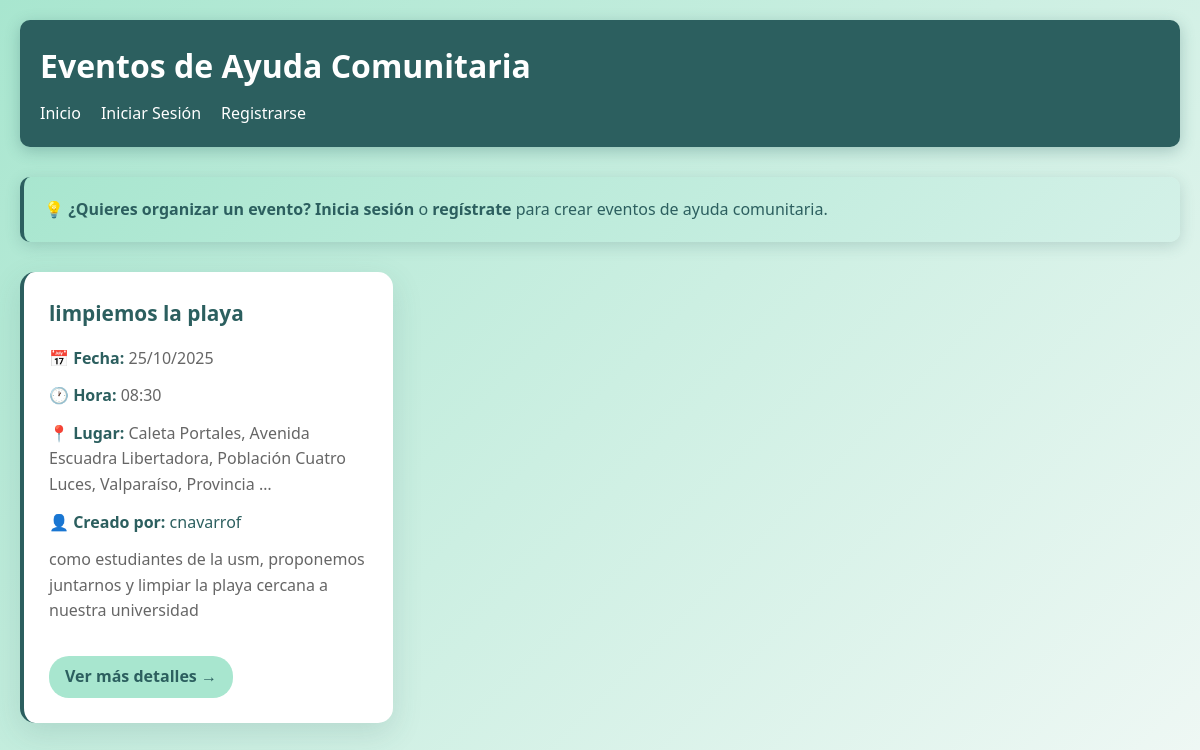
The app's page /eventos/, older data.
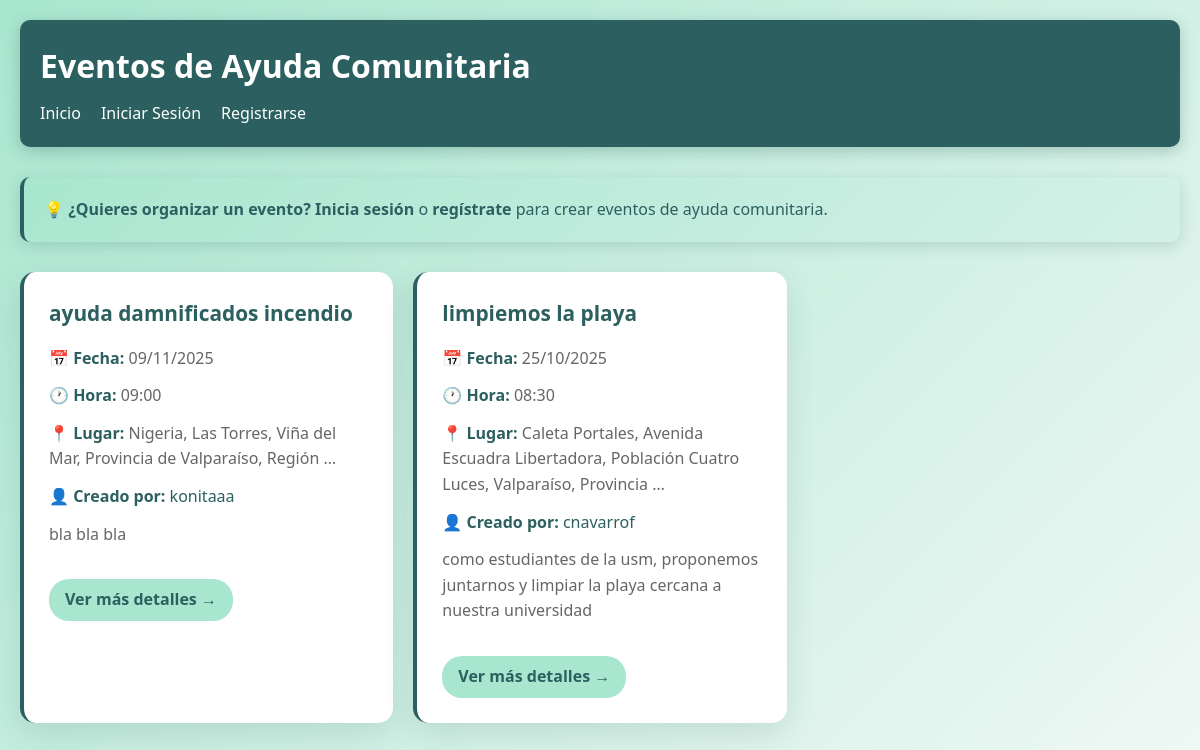
The same page, newer data.
### Humanet/models.py (models this page shows, shortened)
class Evento(models.Model):
    creador = models.ForeignKey(User, on_delete=models.CASCADE, related_name='eventos')
    nombre = models.CharField(max_length=200)
    fecha = models.DateField()
    hora = models.TimeField()
    ubicacion = models.CharField(max_length=300)
    latitud = models.DecimalField(max_digits=9, decimal_places=6, null=True, blank=True)
    longitud = models.DecimalField(max_digits=9, decimal_places=6, null=True, blank=True)
    descripcion = models.TextField()
    detalles = models.TextField(blank=True, null=True)
    imagen = models.ImageField(upload_to='eventos/', blank=True, null=True)
    fecha_creacion = models.DateTimeField(auto_now_add=True)
    class Meta:
        ordering = ['-fecha_creacion']
        verbose_name = 'Evento'
        verbose_name_plural = 'Eventos'

### Humanet/views.py (the view)
# urls.py: path('eventos/', views.lista_eventos, name='lista_eventos'),
def lista_eventos(request):
    eventos = Evento.objects.all()
    return render(request, 'Humanet/lista_eventos.html', {'eventos': eventos})

### Humanet/templates/Humanet/lista_eventos.html (shortened to what this page needs)
<!DOCTYPE html>
<html lang="es">
<head>
</head>
<body>
    <header>
        <h1>Eventos de Ayuda Comunitaria</h1>
        <nav>
            <ul>
                <li><a href="/">Inicio</a></li>
                {% if user.is_authenticated %}
                    <li><a href="{% url 'perfil' %}">Mi Perfil</a></li>
                {% else %}
                    <li><a href="{% url 'login' %}">Iniciar Sesión</a></li>
                    <li><a href="{% url 'registro' %}">Registrarse</a></li>
                {% endif %}
            </ul>
        </nav>
    </header>
    <main>
        {% if user.is_authenticated %}
            <a href="{% url 'crear_evento' %}" class="crear-btn">+ Crear Nuevo Evento</a>
        {% else %}
            <div class="login-message">
                💡 <strong>¿Quieres organizar un evento?</strong>
                <a href="{% url 'login' %}">Inicia sesión</a> o
                <a href="{% url 'registro' %}">regístrate</a> para crear eventos de ayuda comunitaria.
            </div>
        {% endif %}
        {% if eventos %}
        <div class="eventos-grid">
            {% for evento in eventos %}
            <div class="evento-card">
                <h3>{{ evento.nombre }}</h3>
                <div class="evento-info">
                    <strong>📅 Fecha:</strong> {{ evento.fecha|date:"d/m/Y" }}
                </div>
                <div class="evento-info">
                    <strong>🕐 Hora:</strong> {{ evento.hora|time:"H:i" }}
                </div>
                <div class="evento-info">
                    <strong>📍 Lugar:</strong> {{ evento.ubicacion|truncatewords:10 }}
                </div>
               <div class="evento-info">
                    <strong>👤 Creado por:</strong>
                    <a href="{% url 'perfil_publico' evento.creador.username %}" style="color: #2c5f5f; text-decoration: none;">
                        {{ evento.creador }}
                    </a>
                </div>
                <div class="evento-info">
                    {{ evento.descripcion|truncatewords:20 }}
                </div>
                <a href="{% url 'detalle_evento' evento.id %}" class="ver-mas">Ver más detalles →</a>
            </div>
            {% endfor %}
        </div>
        {% endif %}
    </main>
</body>
</html>

Row changes from the older to the newer data that the page shows:
added Evento: nombre "ayuda damnificados incendio", fecha "09/11/2025", hora "09:00", ubicacion "Nigeria, Las Torres, Viña del Mar, Provincia de Valparaíso, Región …", creador "konitaaa", descripcion "bla bla bla"
